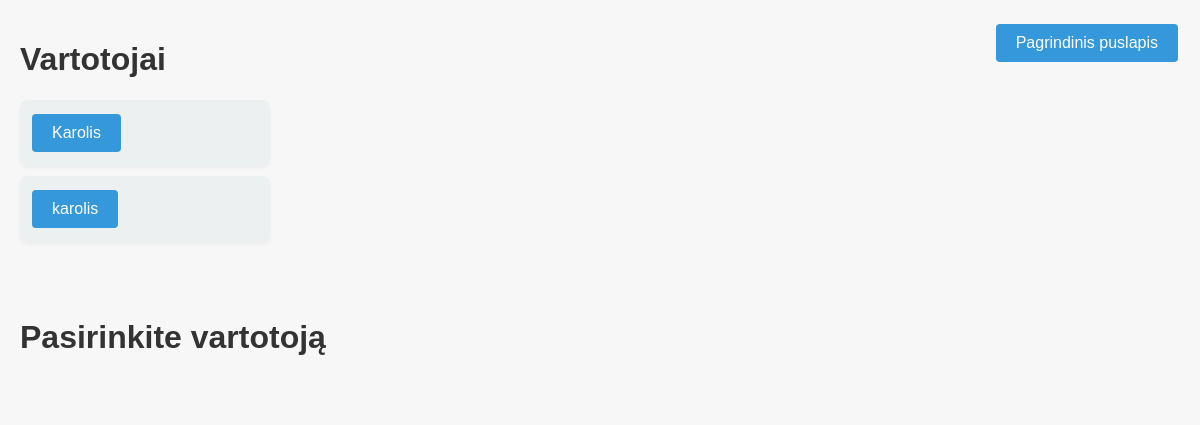
Before: /vartotojai/asfasf with the older database file.
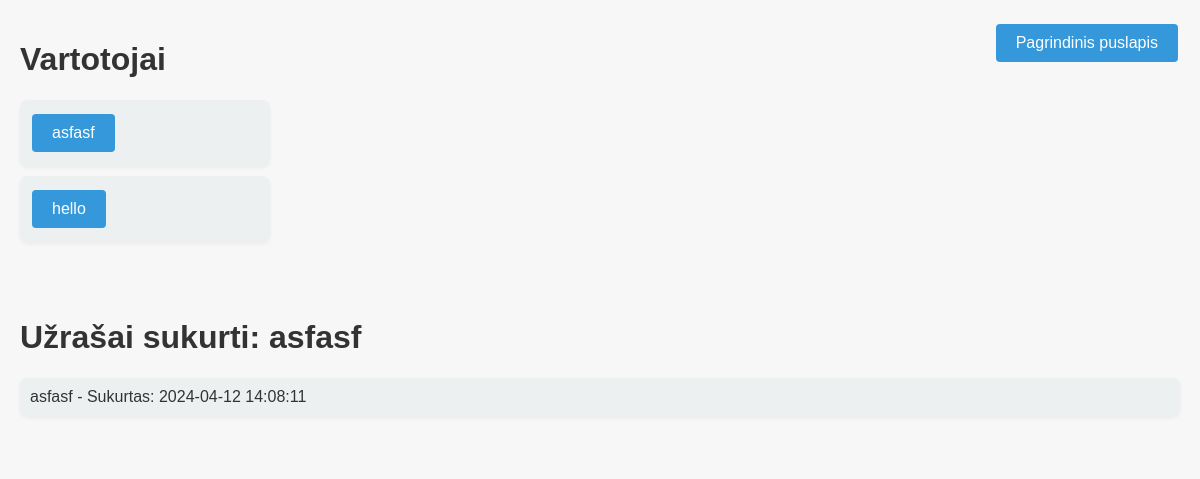
After: the same page with the newer database file.
### tables this page shows
CREATE TABLE notes (
    id INTEGER PRIMARY KEY AUTOINCREMENT,
    content TEXT NOT NULL,
    user_name TEXT NOT NULL,
    created_at DATETIME DEFAULT CURRENT_TIMESTAMP,
    FOREIGN KEY (user_name) REFERENCES users(name)
);

### main.py (the view)
@app.route('/vartotojai', defaults={'user_name': None})
@app.route('/vartotojai/<user_name>')
def list_users(user_name):
    db = get_db()
    user_list_cur = db.execute('SELECT DISTINCT user_name FROM notes ORDER BY user_name')
    users = user_list_cur.fetchall()
    notes = None
    if user_name:
        notes_cur = db.execute('SELECT content, created_at FROM notes WHERE user_name = ? ORDER BY created_at DESC', (user_name,))
        notes = notes_cur.fetchall()
    return render_template('vartotojai.html', users=users, notes=notes, user_name=user_name)

### main.py (called while the page is built)
@app.context_processor
def inject_user():
    user = session.get('username', None)
    return dict(current_user=user)

def get_db():
    db = getattr(g, '_database', None)
    if db is None:
        db = g._database = sqlite3.connect(DATABASE)
        db.row_factory = sqlite3.Row
    return db

@app.teardown_appcontext
def close_connection(exception):
    db = getattr(g, '_database', None)
    if db is not None:
        db.close()

### templates/vartotojai.html (shortened to what this page needs)
<!DOCTYPE html>
<html lang="en">
<head>
    <link rel="stylesheet" href="{{ url_for('static', filename='styles.css') }}">
</head>
<body>
    <a href="{{ url_for('index') }}" class="main-page-button">Pagrindinis puslapis</a>
    <div id="users">
        <h1>Vartotojai</h1>
        <ul>
            {% for user in users %}
            <li>
                <button onclick="window.location.href='/vartotojai/{{ user.user_name }}';">
                    {{ user.user_name }}
                </button>
            </li>
            {% endfor %}
        </ul>
    </div>
    <div id="notes">
        {% if notes %}
            <h1>Užrašai sukurti:  {{ user_name }}</h1>
            <ul>
                {% for note in notes %}
                <li>{{ note.content }} - Sukurtas: {{ note.created_at }}</li>
                {% endfor %}
            </ul>
        {% else %}
            <h1>Pasirinkite vartotoją</h1>
        {% endif %}
    </div>
</body>
</html>

Changed rows visible on the page:
now on this page (row edited): notes: content "asfasf", created_at "2024-04-12 14:08:11"
Other visible differences:
{{ user_name }}: (not shown) → "asfasf"
new list line: "asfasf"
new list line: "hello"
text no longer shown: "Pasirinkite vartotoją"
text now shown: "Užrašai sukurti:"
list line gone: "Karolis"
list line gone: "karolis"
